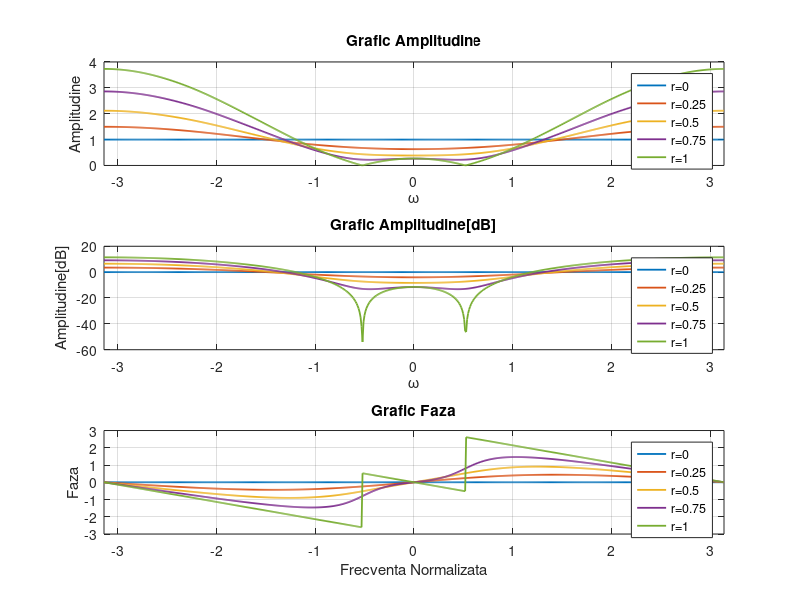
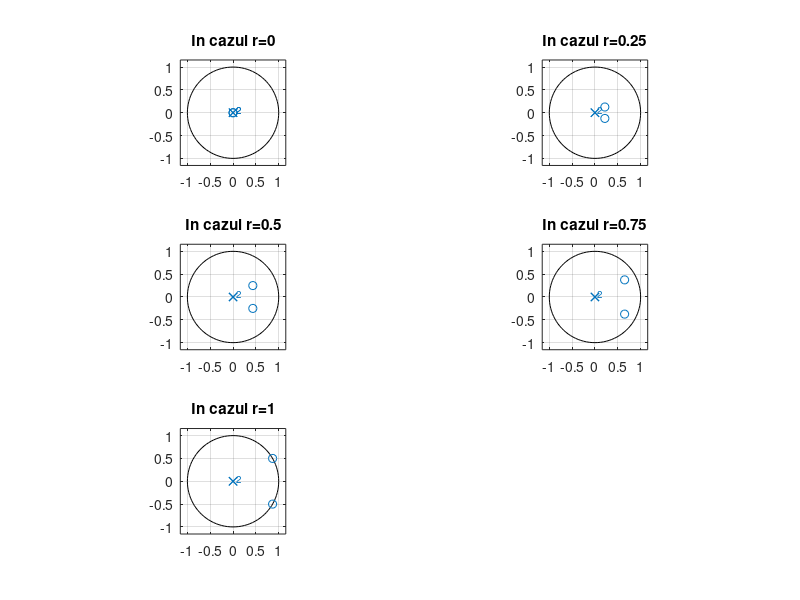
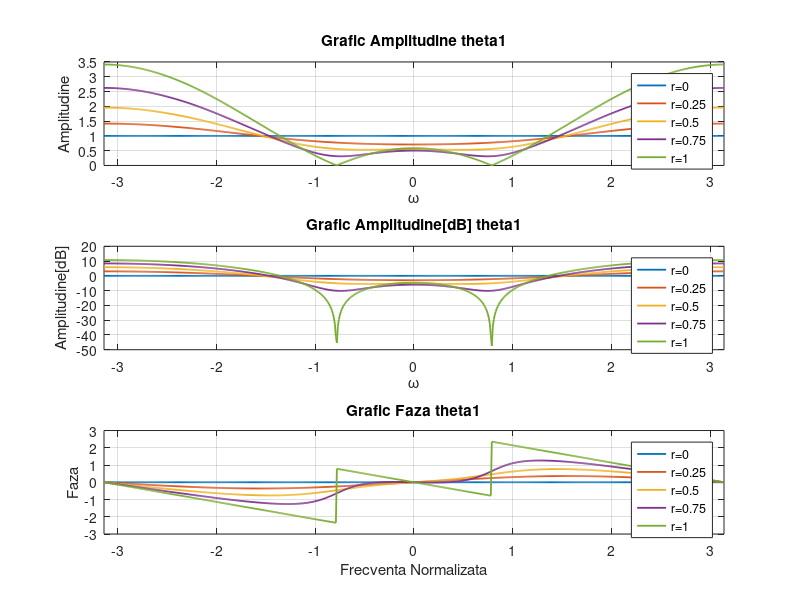
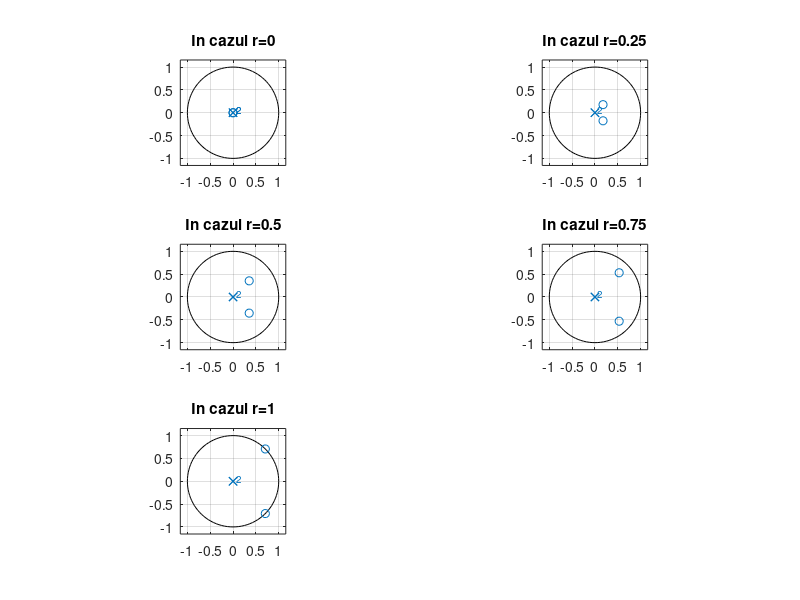

These figures' MATLAB source, in order:

%%
j = sqrt(-1);
theta = pi/6; %am ales theta pi/6
w = -pi:0.01:pi; %am ales intervalul lui w la [-pi;pi]

%% r = 0;

r = 0;
c = -2*r*cos(theta);
c_n = r.^2;

b = [1 c c_n];
h = freqz(b, 1, w);
dB = mag2db(abs(h));

%% r = 0.25

r1 = 0.25;
c1 = -2*r1*cos(theta);
c_n1 = r1^2;

b1 = [1 c1 c_n1];
h1 = freqz(b1, 1, w);
dB1 = mag2db(abs(h1));

%% r = 0.5

r2 = 0.5;
c2 = -2*r2*cos(theta);
c_n2 = r2.^2;
%hz2 = (1 - c2) * (1 - c_n2);

b2 = [1 c2 c_n2];
h2 = freqz(b2, 1, w);
dB2 = mag2db(abs(h2));

%% r = 0.75

r3 = 0.75;
c3 = -2*r3*cos(theta);
c_n3 = r3.^2;
%hz3 = (1 - c3) * (1 - c_n3);

b3 = [1 c3 c_n3];
h3 = freqz(b3, 1, w);
dB3 = mag2db(abs(h3));

%% r = 1

r4 = 1;
c4 = -2*r4*cos(theta);
c_n4 = r4.^2;
%hz4 = (1 - c4) * (1 - c_n4);

b4 = [1 c4 c_n4];
h4 = freqz(b4, 1, w);
dB4 = mag2db(abs(h4));

%% plotare caracteristica de frecventa pe scala liniara

figure;
subplot(3,1,1)
plot(w, abs(h), 'LineWidth', 1.3), hold on
plot(w, abs(h1), 'LineWidth', 1.3), hold on
plot(w, abs(h2), 'LineWidth', 1.3), hold on
plot(w, abs(h3), 'LineWidth', 1.3), hold on
plot(w, abs(h4), 'LineWidth', 1.3), hold off
xlabel('\omega')
ylabel('Amplitudine')
xlim([-pi pi])
legend('r=0', 'r=0.25', 'r=0.5', 'r=0.75', 'r=1');
title('Grafic Amplitudine');
grid on;

%% plotare caracteristica de frecventa pe scala semilogaritmica

subplot(3,1,2)
plot(w, dB, 'LineWidth', 1.3), hold on
plot(w, dB1, 'LineWidth', 1.3), hold on
plot(w, dB2, 'LineWidth', 1.3), hold on
plot(w, dB3, 'LineWidth', 1.3), hold on
plot(w, dB4, 'LineWidth', 1.3), hold off
xlabel('\omega')
ylabel('Amplitudine[dB]')
xlim([-pi pi])
legend('r=0', 'r=0.25', 'r=0.5', 'r=0.75', 'r=1');
title('Grafic Amplitudine[dB]');
grid on;

%% plotare faza

subplot(3,1,3)
plot(w, angle(h), 'LineWidth', 1.3), hold on
plot(w, angle(h1), 'LineWidth', 1.3), hold on
plot(w, angle(h2), 'LineWidth', 1.3), hold on
plot(w, angle(h3), 'LineWidth', 1.3), hold on
plot(w, angle(h4), 'LineWidth', 1.3), hold off
xlabel('Frecventa Normalizata')
ylabel('Faza')
xlim([-pi pi])
legend('r=0', 'r=0.25', 'r=0.5', 'r=0.75', 'r=1');
title('Grafic Faza');
grid on;

%% plotare zerouri

figure('Name', 'Grafic zerouri pt theta');
subplot(3, 2, 1)
zplane(b, 1)
title('In cazul r=0')
subplot(3, 2, 2)
zplane(b1, 1)
title('In cazul r=0.25')
subplot(3, 2, 3)
zplane(b2, 1)
title('In cazul r=0.5')
subplot(3, 2, 4)
zplane(b3, 1)
title('In cazul r=0.75')
subplot(3, 2, 5)
zplane(b4, 1)
title('In cazul r=1')

%% PCT b)

theta1 = 2*pi/8;

%% r = 0

r5 = 0;
c5 = -2*r5*cos(theta1);
c_n5 = r5.^2;

b5 = [1 c5 c_n5];
h5 = freqz(b5, 1, w);
dB5 = mag2db(abs(h5));

%% r = 0.25

r6 = 0.25;
c6 = -2*r6*cos(theta1);
c_n6 = r6.^2;

b6 = [1 c6 c_n6];
h6 = freqz(b6, 1, w);
dB6 = mag2db(abs(h6));

%% r = 0.5

r7 = 0.5;
c7 = -2*r7*cos(theta1);
c_n7 = r7.^2;

b7 = [1 c7 c_n7];
h7 = freqz(b7, 1, w);
dB7 = mag2db(abs(h7));

%% r = 0.75

r8 = 0.75;
c8 = -2*r8*cos(theta1);
c_n8 = r8.^2;

b8 = [1 c8 c_n8];
h8 = freqz(b8, 1, w);
dB8 = mag2db(abs(h8));

%% r = 1

r9 = 1;
c9 = -2*r9*cos(theta1);
c_n9 = r9.^2;

b9 = [1 c9 c_n9];
h9 = freqz(b9, 1, w);
dB9 = mag2db(abs(h9));

%% plotare caracteristica de frecventa pe scala liniara

figure;
subplot(3,1,1)
plot(w, abs(h5), 'LineWidth', 1.3), hold on
plot(w, abs(h6), 'LineWidth', 1.3), hold on
plot(w, abs(h7), 'LineWidth', 1.3), hold on
plot(w, abs(h8), 'LineWidth', 1.3), hold on
plot(w, abs(h9), 'LineWidth', 1.3), hold off
xlabel('\omega')
ylabel('Amplitudine')
xlim([-pi pi])
legend('r=0', 'r=0.25', 'r=0.5', 'r=0.75', 'r=1');
title('Grafic Amplitudine theta1');
grid on;

%% plotare caracteristica de frecventa pe scala semilogaritmica

subplot(3,1,2)
plot(w, dB5, 'LineWidth', 1.3), hold on
plot(w, dB6, 'LineWidth', 1.3), hold on
plot(w, dB7, 'LineWidth', 1.3), hold on
plot(w, dB8, 'LineWidth', 1.3), hold on
plot(w, dB9, 'LineWidth', 1.3), hold off
xlabel('\omega')
ylabel('Amplitudine[dB]')
xlim([-pi pi])
legend('r=0', 'r=0.25', 'r=0.5', 'r=0.75', 'r=1');
title('Grafic Amplitudine[dB] theta1');
grid on;

%% plotare faza

subplot(3,1,3)
plot(w, angle(h5), 'LineWidth', 1.3), hold on
plot(w, angle(h6), 'LineWidth', 1.3), hold on
plot(w, angle(h7), 'LineWidth', 1.3), hold on
plot(w, angle(h8), 'LineWidth', 1.3), hold on
plot(w, angle(h9), 'LineWidth', 1.3), hold off
xlabel('Frecventa Normalizata')
ylabel('Faza')
xlim([-pi pi])
legend('r=0', 'r=0.25', 'r=0.5', 'r=0.75', 'r=1');
title('Grafic Faza theta1');
grid on;

%% plotare zerouri theta1

figure('Name', 'Grafic zerouri pt theta1');
subplot(3, 2, 1)
zplane(b5, 1)
title('In cazul r=0')
subplot(3, 2, 2)
zplane(b6, 1)
title('In cazul r=0.25')
subplot(3, 2, 3)
zplane(b7, 1)
title('In cazul r=0.5')
subplot(3, 2, 4)
zplane(b8, 1)
title('In cazul r=0.75')
subplot(3, 2, 5)
zplane(b9, 1)
title('In cazul r=1')